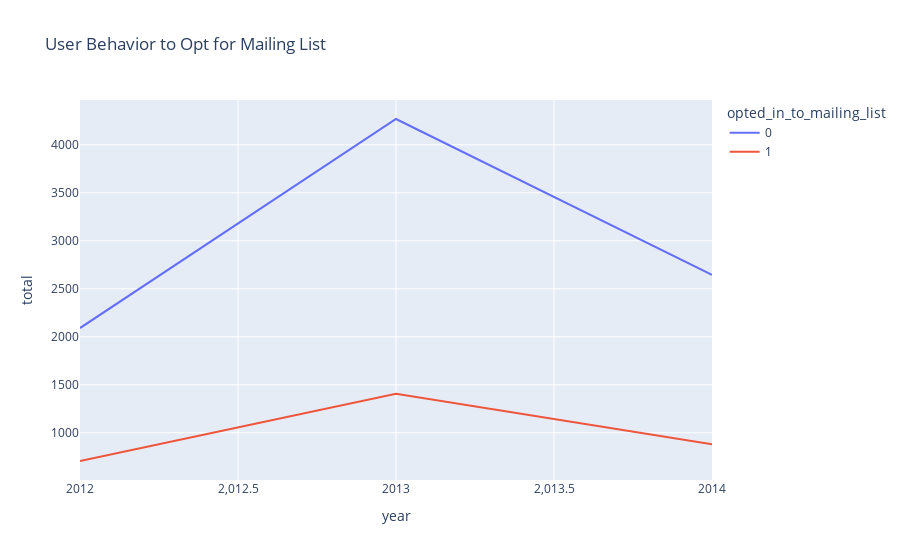

The notebook cell this image was saved under:
### Code cell
fig = px.line(
    mail_list,
    x = 'year',
    y = 'total',
    color='opted_in_to_mailing_list',
    title='User Behavior to Opt for Mailing List'
)


fig.show()

### Figure 1 — Plotly figure (JSON) as saved in the notebook; plotly's stock layout.template omitted (floating-point values rounded to 4 significant figures)
{"data": [{"hovertemplate": "opted_in_to_mailing_list=0<br>year=%{x}<br>total=%{y}<extra></extra>", "legendgroup": "0", "line": {"color": "#636efa", "dash": "solid"}, "marker": {"symbol": "circle"}, "mode": "lines", "name": "0", "orientation": "v", "showlegend": true, "type": "scatter", "x": [2012, 2013, 2014], "xaxis": "x", "y": [2091, 4269, 2646], "yaxis": "y"}, {"hovertemplate": "opted_in_to_mailing_list=1<br>year=%{x}<br>total=%{y}<extra></extra>", "legendgroup": "1", "line": {"color": "#EF553B", "dash": "solid"}, "marker": {"symbol": "circle"}, "mode": "lines", "name": "1", "orientation": "v", "showlegend": true, "type": "scatter", "x": [2012, 2013, 2014], "xaxis": "x", "y": [706, 1407, 881], "yaxis": "y"}], "layout": {"legend": {"title": {"text": "opted_in_to_mailing_list"}, "tracegroupgap": 0}, "title": {"text": "User Behavior to Opt for Mailing List"}, "xaxis": {"anchor": "y", "domain": [0, 1], "title": {"text": "year"}}, "yaxis": {"anchor": "x", "domain": [0, 1], "title": {"text": "total"}}}}
